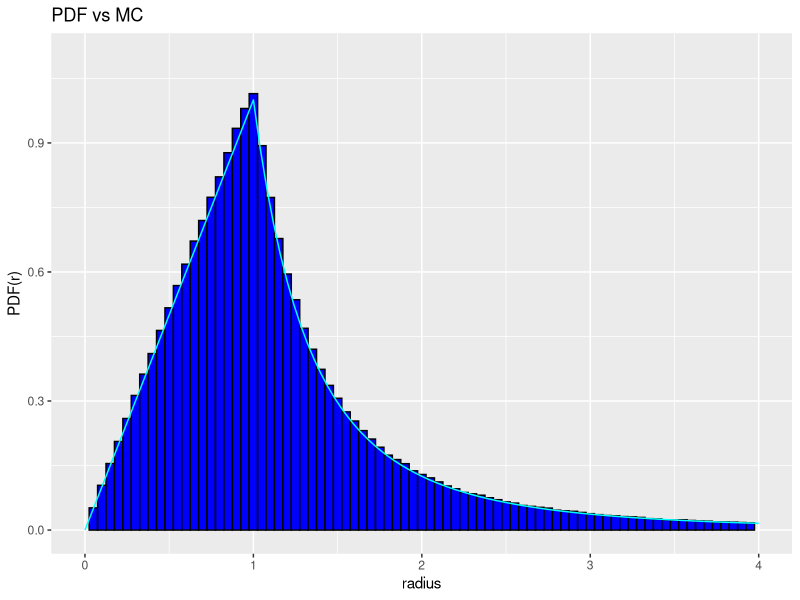

Write the R code that produced this figure.
library(ggplot2)
library(data.table)

PDF.r <- function(u) {
    q <- 0.0

    if (u >= 0.0) {
        if (u <= 1.0) {
            q <- u
        } else {
            q <- 1.0/u^3L
        }
    }
    q
}

# sampling
n <- 10^6L

set.seed(12345)
dt.r <- data.table(x = sqrt( runif(n) ), y = sqrt( runif(n) ))
dt.r[ , sum := x / y]

# plot density histogram overlaped with PDF
p <- ggplot(dt.r, aes(x = sum)) +
    geom_histogram(aes(y=..density..),
                   binwidth = 0.05,
                   colour = "black", fill = "blue") +
    stat_function(fun = Vectorize(PDF.r), colour = "cyan") +
    labs(title = "PDF vs MC",
         x = "radius", y = "PDF(r)") +
    xlim(0.0, 4.0) + ylim(0.0, 1.1)
print(p)
